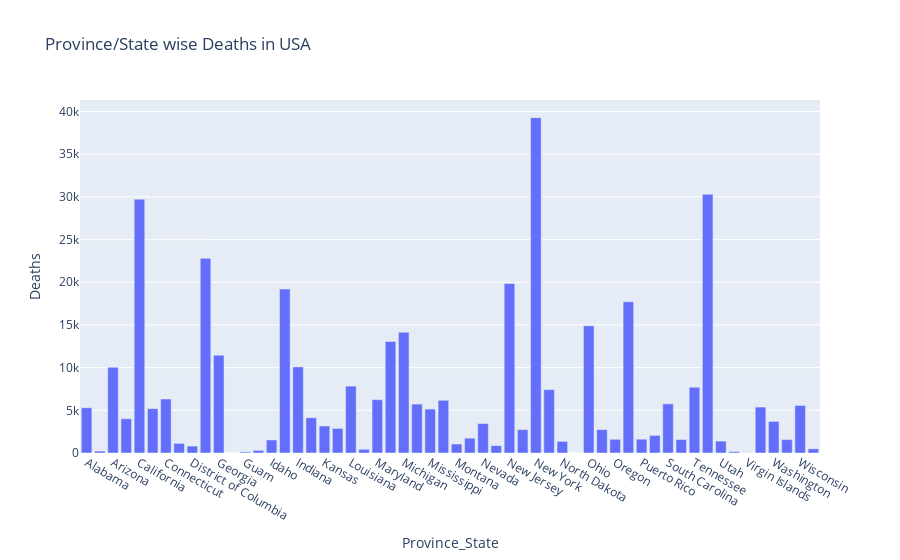

Write notebook code for a chart like this one.
### Code cell
grouped_covid_data_us = covid_data[covid_data['Country_Region'] == 'US']
grouped_covid_data_us_state = grouped_covid_data_us.groupby('Province_State').sum().reset_index()
grouped_covid_data = grouped_covid_data_us_state[grouped_covid_data_us_state['Deaths'] > 0]
grouped_covid_data_plot = grouped_covid_data[['Province_State', 'Deaths']]
px.bar(grouped_covid_data_plot, x='Province_State', y='Deaths', title='Province/State wise Deaths in USA')

### Figure 1 — Plotly figure (JSON) as saved in the notebook; plotly's stock layout.template omitted (floating-point values rounded to 4 significant figures)
{"data": [{"alignmentgroup": "True", "hovertemplate": "Province_State=%{x}<br>Deaths=%{y}<extra></extra>", "legendgroup": "", "marker": {"color": "#636efa", "pattern": {"shape": ""}}, "name": "", "offsetgroup": "", "orientation": "v", "showlegend": false, "textposition": "auto", "type": "bar", "x": ["Alabama", "Alaska", "Arizona", "Arkansas", "California", "Colorado", "Connecticut", "Delaware", "District of Columbia", "Florida", "Georgia", "Grand Princess", "Guam", "Hawaii", "Idaho", "Illinois", "Indiana", "Iowa", "Kansas", "Kentucky", "Louisiana", "Maine", "Maryland", "Massachusetts", "Michigan", "Minnesota", "Mississippi", "Missouri", "Montana", "Nebraska", "Nevada", "New Hampshire", "New Jersey", "New Mexico", "New York", "North Carolina", "North Dakota", "Northern Mariana Islands", "Ohio", "Oklahoma", "Oregon", "Pennsylvania", "Puerto Rico", "Rhode Island", "South Carolina", "South Dakota", "Tennessee", "Texas", "Utah", "Vermont", "Virgin Islands", "Virginia", "Washington", "West Virginia", "Wisconsin", "Wyoming"], "xaxis": "x", "y": [5299, 224, 10036, 4010, 29732, 5190, 6324, 1128, 813, 22804, 11457, 3, 124, 308, 1528, 19210, 10089, 4127, 3164, 2876, 7833, 432, 6246, 13074, 14145, 5731, 5146, 6173, 1054, 1737, 3450, 862, 19854, 2732, 39288, 7425, 1360, 2, 14894, 2738, 1603, 17710, 1616, 2062, 5758, 1570, 7704, 30313, 1390, 156, 24, 5381, 3698, 1570, 5567, 489], "yaxis": "y"}], "layout": {"barmode": "relative", "legend": {"tracegroupgap": 0}, "title": {"text": "Province/State wise Deaths in USA"}, "xaxis": {"anchor": "y", "domain": [0.0, 1.0], "title": {"text": "Province_State"}}, "yaxis": {"anchor": "x", "domain": [0.0, 1.0], "title": {"text": "Deaths"}}}}
